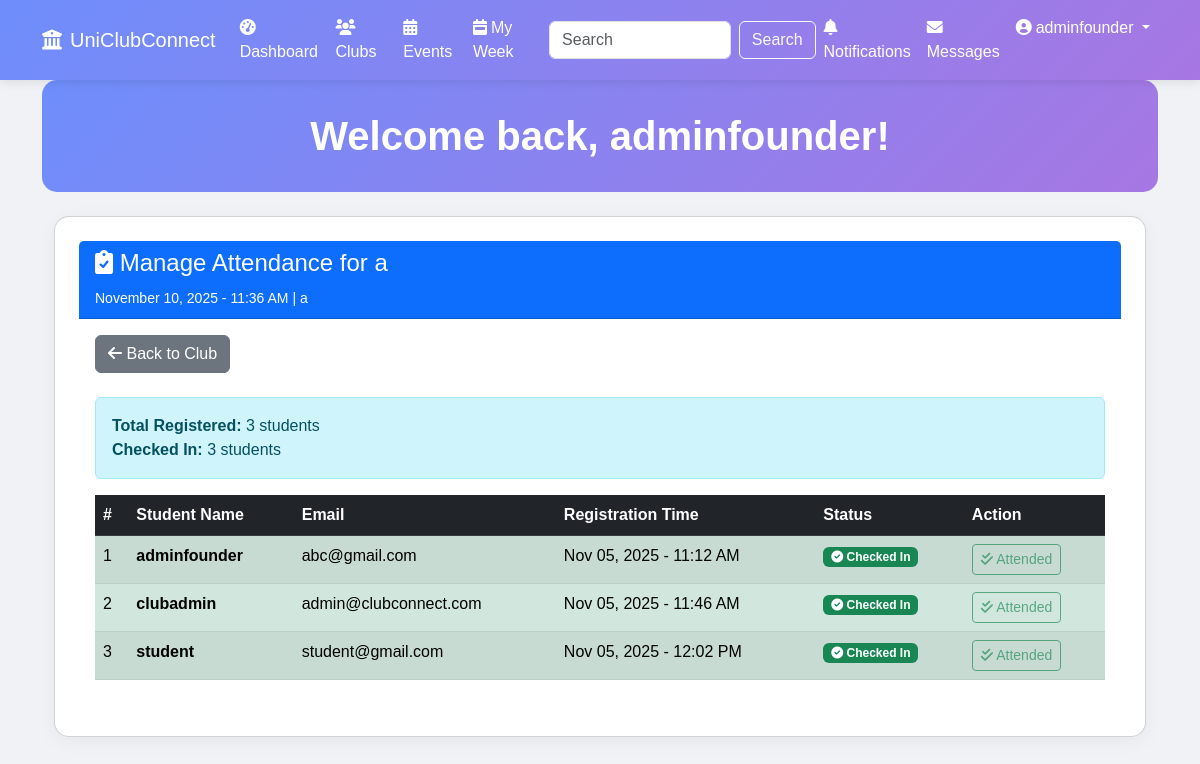
/clubs/event/1/manage-attendance/ (signed in), run on the app's committed database.
### accounts/models.py (models this page shows, shortened)
class User(AbstractUser):
    USER_TYPE_CHOICES = (
        ('admin', 'Admin'),
        ('student', 'Student'),
        ('founder', 'Founder'),
    )
    user_type = models.CharField(max_length=10, choices=USER_TYPE_CHOICES, default='student')
    profile_picture = models.ImageField(upload_to='profile_pics/', null=True, blank=True)
    department = models.CharField(max_length=100, blank=True)
    bio = models.TextField(blank=True)
    last_seen = models.DateTimeField(null=True, blank=True)

### clubs/models.py (models this page shows, shortened)
class Event(models.Model):
    club = models.ForeignKey(Club, on_delete=models.CASCADE, related_name='events')
    title = models.CharField(max_length=100)
    description = models.TextField()
    location = models.CharField(max_length=100)
    start_time = models.DateTimeField()
    end_time = models.DateTimeField()
    image = models.ImageField(upload_to='event_images/', null=True, blank=True)
    qr_code = models.ImageField(upload_to='event_qr_codes/', null=True, blank=True)
    created_at = models.DateTimeField(auto_now_add=True)

class EventAttendance(models.Model):
    event = models.ForeignKey(Event, on_delete=models.CASCADE, related_name='attendances')
    user = models.ForeignKey(settings.AUTH_USER_MODEL, on_delete=models.CASCADE)
    checked_in_at = models.DateTimeField(auto_now_add=True)
    checked_in_via_qr = models.BooleanField(default=False)
    class Meta:
        unique_together = ('event', 'user')

### clubs/views.py (the view)
# urls.py: path('event/<int:event_id>/manage-attendance/', views.manage_event_attendance, name='manage_event_attendance'),
@login_required
def manage_event_attendance(request, event_id):
    event = get_object_or_404(Event, id=event_id)
    club = event.club
    if not club.founders.filter(id=request.user.id).exists() and request.user != club.president and request.user != club.vice_president and not request.user.is_admin():
        messages.error(request, "Only club representatives can manage event attendance.")
        return redirect('club_detail', club_id=club.id)
    registrations = EventAttendance.objects.filter(event=event).select_related('user')
    checked_in_count = registrations.filter(checked_in_via_qr=True).count()
    context = {
        'event': event,
        'club': club,
        'registrations': registrations,
        'checked_in_count': checked_in_count,
    }
    return render(request, 'clubs/manage_attendance.html', context)

### dashboard/context_processors.py (called while the page is built)
def notification_count(request):
    if request.user.is_authenticated:
        unread_count = Notification.objects.filter(user=request.user, is_read=False).count()
        return {
            'unread_notification_count': unread_count
        }
    return {
        'unread_notification_count': 0
    }

### sitetheme/context_processors.py (called while the page is built)
def theme_settings(request):
    try:
        settings = ThemeSettings.objects.get(pk=1)
    except ThemeSettings.DoesNotExist:
        settings = None
    return {'theme_settings': settings}

### templates/clubs/manage_attendance.html (shortened to what this page needs)
{% extends 'base.html' %}
{% block content %}
<div class="container mt-4">
    <div class="row">
        <div class="col-md-12">
            <div class="card">
                <div class="card-header bg-primary text-white">
                    <h4><i class="fas fa-clipboard-check"></i> Manage Attendance for {{ event.title }}</h4>
                    <small>{{ event.start_time|date:"F d, Y - g:i A" }} | {{ event.location }}</small>
                </div>
                <div class="card-body">
                    <div class="mb-4">
                        <a href="{% url 'club_detail' club.id %}" class="btn btn-secondary">
                            <i class="fas fa-arrow-left"></i> Back to Club
                        </a>
                    </div>
                    {% if registrations %}
                        <div class="alert alert-info">
                            <strong>Total Registered:</strong> {{ registrations.count }} students
                            <br>
                            <strong>Checked In:</strong> {{ checked_in_count }} students
                        </div>
                        <div class="table-responsive">
                            <table class="table table-hover table-striped">
                                <thead class="table-dark">
                                    <tr>
                                        <th>#</th>
                                        <th>Student Name</th>
                                        <th>Email</th>
                                        <th>Registration Time</th>
                                        <th>Status</th>
                                        <th>Action</th>
                                    </tr>
                                </thead>
                                <tbody>
                                    {% for attendance in registrations %}
                                    <tr class="{% if attendance.checked_in_via_qr %}table-success{% endif %}">
                                        <td>{{ forloop.counter }}</td>
                                        <td>
                                            <strong>{{ attendance.user.get_full_name|default:attendance.user.username }}</strong>
                                        </td>
                                        <td>{{ attendance.user.email }}</td>
                                        <td>{{ attendance.checked_in_at|date:"M d, Y - g:i A" }}</td>
                                        <td>
                                            {% if attendance.checked_in_via_qr %}
                                                <span class="badge bg-success">
                                                    <i class="fas fa-check-circle"></i> Checked In
                                                </span>
                                            {% else %}
                                                <span class="badge bg-warning">
                                                    <i class="fas fa-clock"></i> Registered
                                                </span>
                                            {% endif %}
                                        </td>
                                        <td>
                                            {% if not attendance.checked_in_via_qr %}
                                                <a href="{% url 'event_checkin' event.id %}?user_id={{ attendance.user.id }}"
                                                   class="btn btn-sm btn-success"
                                                   onclick="return confirm('Mark {{ attendance.user.username }} as attended?');">
                                                    <i class="fas fa-check"></i> Mark Attended
                                                </a>
                                                <button class="btn btn-sm btn-primary" onclick="showQRCode({{ attendance.user.id }}, '{{ attendance.user.username }}')">
                                                    <i class="fas fa-qrcode"></i> Show QR
                                                </button>
                                            {% else %}
                                                <button class="btn btn-sm btn-outline-success" disabled>
                                                    <i class="fas fa-check-double"></i> Attended
                                                </button>
                                            {% endif %}
                                        </td>
                                    </tr>
                                    {% endfor %}
                                </tbody>
                            </table>
                        </div>
                    {% else %}
                        <div class="alert alert-warning">
                            <i class="fas fa-exclamation-triangle"></i> No students have registered for this event yet.
                        </div>
                    {% endif %}
                </div>
            </div>
        </div>
    </div>
</div>
{% endblock %}

### templates/base.html (shortened to what this page needs)
{% load static %}
<!DOCTYPE html>
<html lang="en">
<head>
    <link href="https://cdn.jsdelivr.net/npm/bootstrap@5.3.0-alpha1/dist/css/bootstrap.min.css" rel="stylesheet">
    <link rel="stylesheet" href="https://cdnjs.cloudflare.com/ajax/libs/font-awesome/6.0.0/css/all.min.css">
    <link rel="stylesheet" href="{% static 'css/dynamic_theme.css' %}">
</head>
<body>
    <nav class="navbar navbar-expand-lg navbar-dark">
        <div class="container">
            <a class="navbar-brand" href="{% url 'home' %}">
                <i class="fas fa-university me-2"></i>UniClubConnect
            </a>
            <div class="collapse navbar-collapse" id="navbarNav">
                <ul class="navbar-nav me-auto">
                    <li class="nav-item">
                        <a class="nav-link" href="{% url 'dashboard' %}">
                            <i class="fas fa-tachometer-alt me-1"></i>Dashboard
                        </a>
                    </li>
                    <li class="nav-item">
                        <a class="nav-link" href="{% url 'manage_clubs' %}">
                            <i class="fas fa-users me-1"></i>Clubs
                        </a>
                    </li>
                    <li class="nav-item">
                        <a class="nav-link" href="{% url 'events' %}">
                            <i class="fas fa-calendar-alt me-1"></i>Events
                        </a>
                    </li>
                    <li class="nav-item">
                        <a class="nav-link" href="{% url 'my_week' %}">
                            <i class="fas fa-calendar-week me-1"></i>My Week
                        </a>
                    </li>
                </ul>
                <form class="d-flex me-auto" action="{% url 'search' %}" method="get">
                    <input class="form-control me-2" type="search" name="q" placeholder="Search" aria-label="Search">
                    <button class="btn btn-outline-light" type="submit">Search</button>
                </form>
                <ul class="navbar-nav">
                    <li class="nav-item">
                        <a class="nav-link notification-icon" href="{% url 'notifications' %}">
                            <i class="fas fa-bell me-1"></i>Notifications
                        </a>
                    </li>
                    <li class="nav-item">
                        <a class="nav-link message-icon" href="{% url 'chat' %}">
                            <i class="fas fa-envelope me-1"></i>Messages
                        </a>
                    </li>
                    {% if user.is_authenticated %}
                    <li class="nav-item dropdown">
                        <a class="nav-link dropdown-toggle" href="#" id="navbarDropdown" role="button" data-bs-toggle="dropdown" aria-expanded="false">
                            <i class="fas fa-user-circle me-1"></i>{{ user.username }}
                        </a>
                    </li>
                    {% endif %}
                </ul>
            </div>
        </div>
    </nav>
    <div class="container main-content">
        {% if user.is_authenticated %}
        <div class="header">
            <h1>Welcome back, {{ user.username }}!</h1>
        </div>
        {% endif %}
        {% block content %}{% endblock %}
    </div>
</body>
</html>

### static/css/dynamic_theme.css (style rules this page uses)
body { font-family: 'Poppins', sans-serif; background-color: #f0f2f5; color: #333; transition: background-color 0.3s, color 0.3s; }
.card { background: #fff; border-radius: 15px; box-shadow: 0 4px 20px rgba(0, 0, 0, 0.05); padding: 1.5rem; transition: transform 0.3s, box-shadow 0.3s; }
.header { background: linear-gradient(135deg, #6e8efb, #a777e3); color: #fff; padding: 2rem; border-radius: 15px; text-align: center; }
.header h1 { font-size: 2.5rem; font-weight: 700; margin: 0; }
.card, .header { animation: fadeIn 0.5s ease-out; }
.navbar { background: linear-gradient(135deg, #6e8efb, #a777e3); box-shadow: 0 2px 10px rgba(0, 0, 0, 0.1); }
.navbar-brand, .nav-link, .navbar-toggler-icon { color: #fff !important; }
.navbar-brand .fa-university, .nav-link .fas { color: #fff; transition: color 0.3s; }

### data on the page
User: username "adminfounder"
Event: title "a", start_time "November 10, 2025 - 11:36 AM", location "a"
EventAttendance: user.get_full_name "adminfounder", user.email "abc@gmail.com", checked_in_at "Nov 05, 2025 - 11:12 AM", checked_in_via_qr True (drawn)
EventAttendance: user.get_full_name "clubadmin", user.email "admin@clubconnect.com", checked_in_at "Nov 05, 2025 - 11:46 AM", checked_in_via_qr True (drawn)
EventAttendance: user.get_full_name "student", user.email "student@gmail.com", checked_in_at "Nov 05, 2025 - 12:02 PM", checked_in_via_qr True (drawn)

### other printed values
{{ registrations.count }} "3"
{{ checked_in_count }} "3"
